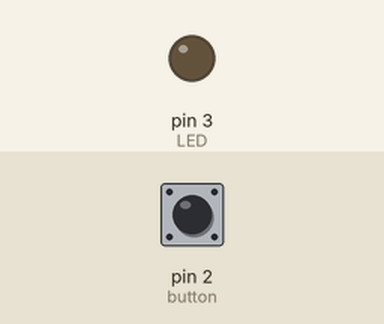
Simulated run of this program. Board: Arduino Mega 2560, built with avr-gcc and run on an emulated ATmega2560. Shown: output pins drawn as LEDs (lit = HIGH). The inputs (shaded band) are chosen by the test bench; at power-on: pin 2 (button) HIGH.

Above: at 1.2 s.
1.3 s: pin 2 (button) pulled LOW for 0.15 s
At 2.5 s:
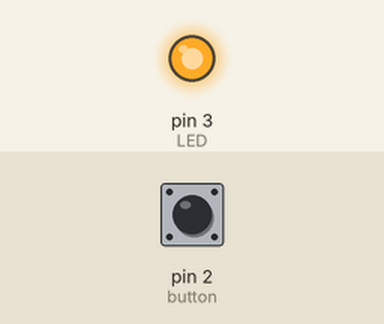
2.9 s: pin 2 (button) pulled LOW for 1 s
At 3.4 s:
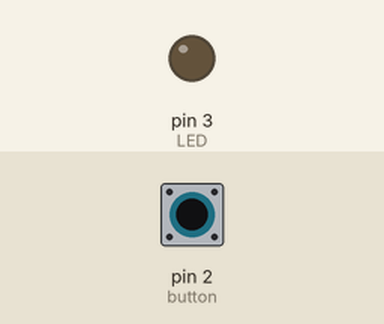
5.4 s: pin 2 (button) pulled LOW for 3.2 s
At 5.8 s:
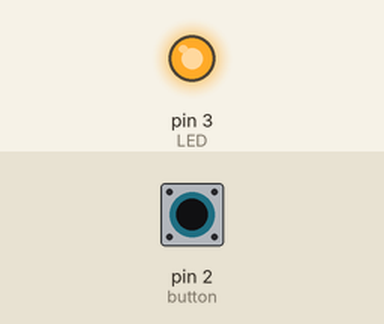
Timing chart, 0 to 8.4 s (numbered marks = the images above; inputs shaded):
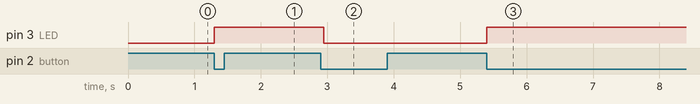

The program:

main.cpp
```cpp
//Oliver Olsen s205443
//Nils Wulff   s223968

//3a:
//The difference between pinMode(PIN, INPUT) and pinMode(PIN, INPUT_PULLUP) is the the latter will output a high value when the pin is left floating, while the former can output either randomly decided.
//3b:
//The ! operator is the NOT operator. In a binary sense, it invertes the bit, but when used with an equal symbol, it create the 'not equal to' function, outputting a high signal, if the two conditions are not the same.
//3c:
//1: Set bool isLatch to 0 to operate as a hold button
//2: Set bool isLatch to 1 to operate as a latch
//3d:
//The program checks every 100ms, which we find to be reasonable, as it isn't likely to miss a button press, but isn't running all the time either

#include <Arduino.h>

#define button 2 //Connects button to digital pin 2
#define LED 3 //Connects LED to digital pin 3

bool isLatch = 1; //Boolean to determine behavior of button
bool state = 0; //Boolean to track latch state

void setup() {
  pinMode(button, INPUT_PULLUP); //button is configured as an input connected to an internal pullup resistor
  pinMode(LED, OUTPUT); //LED is configured as an output
}

void loop() {
  if (isLatch != 1) { //Checks if the button acts as a hold button
    while (digitalRead(button) == 0) { //A while loop will keep the LED high for as long as the button is held
      digitalWrite(LED, HIGH);
    }
    digitalWrite(LED, LOW); //Upon releasing the button and breaking the while loop, turns off the LED
  } else

  if (isLatch == 1) { //Checks if the button acts as a latch
    if (digitalRead(button) == 0) { //Checks if the button is pressed
      if (state == 0) { //If the lights are off, turns on the lights and changes boolean state to reflect that
        digitalWrite(LED, HIGH);
        state = 1;
      } else { //If the lights aren't off, turns off the lights, and changes boolean state to reflect that
        digitalWrite(LED, LOW);
        state = 0;
      }
      while (digitalRead(button) == 0); //A while loop to keep the light state from flashing while the button is held
    }
  }

  delay(100); //A 100ms delay between button checks
}
```

Measured:
- after the input at 1.3 s, pin 3 (LED): LOW → HIGH at once
- after the input at 2.9 s, pin 3 (LED): HIGH → LOW after 0.05 s
- after the input at 5.4 s, pin 3 (LED): LOW → HIGH at once
